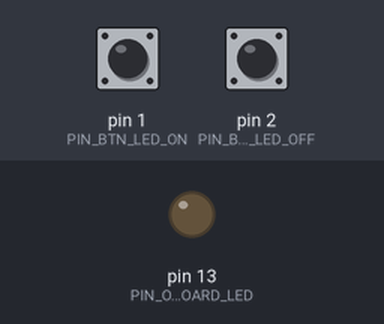
Simulated run of this sketch. Board: Arduino Uno, built with avr-gcc and run on an emulated ATmega328P. On the bench: output pins drawn as LEDs (lit = HIGH). The inputs (shaded band) are chosen by the test bench; at power-on: pin 1 (PIN_BTN_LED_ON) HIGH, pin 2 (PIN_BTN_LED_OFF) HIGH.

Above: at 1.2 s.
1.3 s: pin 1 (PIN_BTN_LED_ON) pulled LOW for 0.15 s
At 1.6 s:
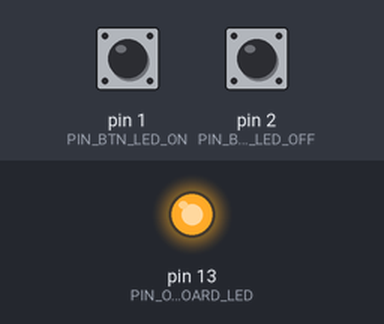
2.9 s: pin 2 (PIN_BTN_LED_OFF) pulled LOW for 0.15 s
At 4.0 s:
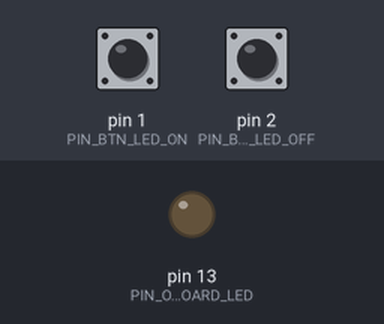
4.5 s: pin 1 (PIN_BTN_LED_ON) pulled LOW for 1 s
At 5.2 s:
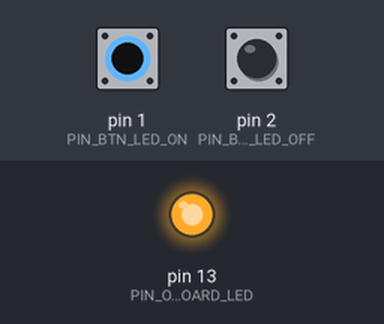
Timing chart, 0 to 7.5 s (numbered marks = the images above; inputs shaded):
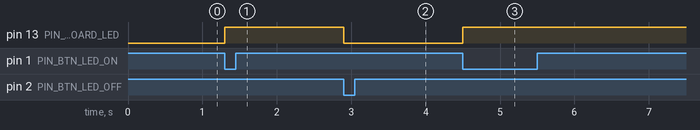

Measured:
- after the input at 1.3 s, pin 13 (PIN_ONBOARD_LED): LOW → HIGH at once
- after the input at 2.9 s, pin 13 (PIN_ONBOARD_LED): HIGH → LOW at once
- after the input at 4.5 s, pin 13 (PIN_ONBOARD_LED): LOW → HIGH at once

The sketch:

buttons_mod_no_lib.ino
```cpp
/*  Project simulation
    TinkerCad button test code

    Mjukvaruutveckare Inbyggda System
    Johan Kampe
    2017-12-06

    Testing switch buttons without Button library
    One button turns onboard led on, other off
 */

#define PIN_BTN_LED_ON 1
#define PIN_BTN_LED_OFF 2
#define PIN_ONBOARD_LED 13
#define BUTTON_PRESSED 0

void setup(void)
{
    pinMode(PIN_BTN_LED_ON, INPUT_PULLUP);
    pinMode(PIN_BTN_LED_OFF, INPUT_PULLUP);
    pinMode(PIN_ONBOARD_LED, OUTPUT);
}

void loop(void)
{
    static bool led_state = false;
    static bool led_state_last = false;

    if(digitalRead(PIN_BTN_LED_ON) == BUTTON_PRESSED)
    {
        led_state = true;
    }

    if(digitalRead(PIN_BTN_LED_OFF) == BUTTON_PRESSED)
    {
        led_state = false;
    }

    if(led_state != led_state_last)
    {
        digitalWrite(PIN_ONBOARD_LED, led_state);
        led_state_last = led_state;
    }

    delay(1);
}
```
